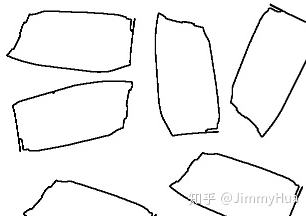
#> input picture Img_process_kit/noteData/filled.png, 306 x 216 px, found by its file name
$ jupyter execute floodFill.ipynb
#> lines starting #> are read from the running program, lines starting #| are printed output that depends on the picture; after the words box and inside, x2 and y2 are one past the last pixel; in counts of white or black regions, pixels touching at a corner belong together
[cell 1]
import cv2
import matplotlib.pyplot as plt

def plt_show(img_ndarray, figsize=(8,6), gray=True):
    plt.figure(figsize=figsize)
    plt.grid(False)
    if gray:
        plt.imshow(img_ndarray, 'gray')
    else:
        plt.imshow(img_ndarray)
    plt.show()

[cell 2]
img = cv2.imread("./notedata/filled.png")
#> img is the input picture: shape (216, 306, 3); min 0, max 255, mean 243.3
gray = cv2.cvtColor(img, cv2.COLOR_BGR2GRAY)
ret, th1 = cv2.threshold(gray, 0, 255, cv2.THRESH_BINARY | cv2.THRESH_OTSU)
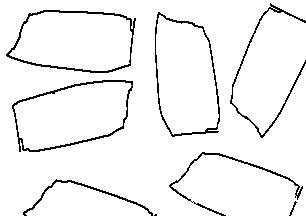
#> th1: shape (216, 306); 95% white; black in thin lines or dots
#> ret = 147
plt_show(th1)

[cell 3]
# 反转th1, 让前景为白色，背景为黑色
th2 = cv2.bitwise_not(th1)
#> th2: shape (216, 306); 5% white in thin lines or dots
plt_show(th2)

[cell 4]
# 填充函数
def fillHole(srcBw):
    temp = srcBw.copy()
    cv2.floodFill(temp, None, (0,0), 255)
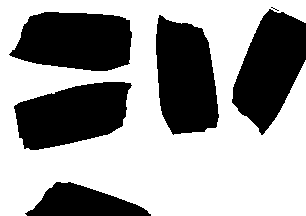
#> temp: shape (216, 306); 61.3% white; 6 black regions (1 under 20 px), largest, box (x1, y1, x2, y2) and area: (156, 15, 219, 135) 5842, (9, 12, 132, 71) 5806, (232, 9, 306, 135) 5703, (14, 82, 132, 150) 5641, (25, 182, 151, 216) 2605
    #temp = cv2.bitwise_not(temp)
    return temp

out = fillHole(th2)
plt_show(out)
